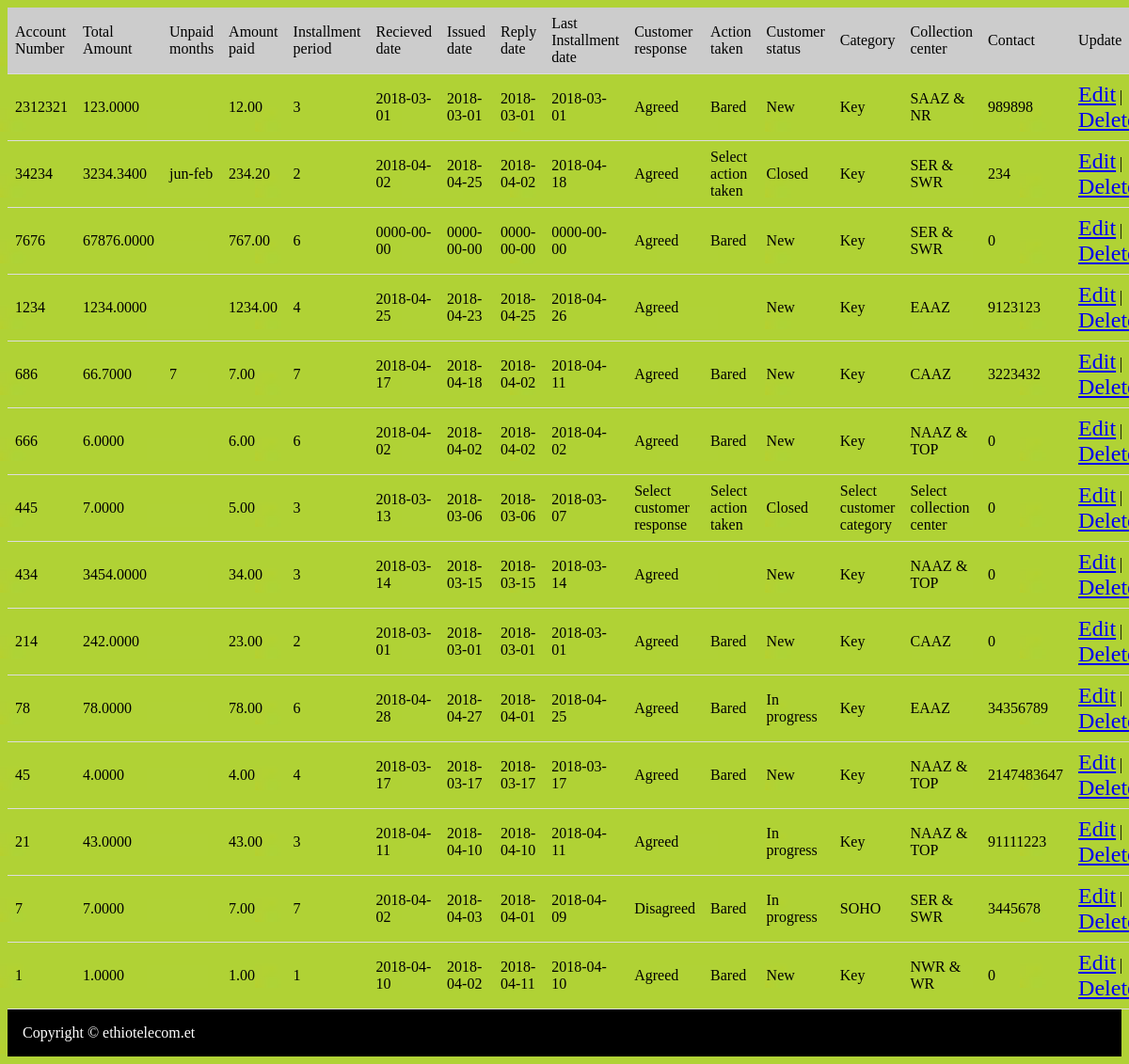
The page /display_account.php (signed in) on the database its author committed.
### tables this page shows
CREATE TABLE IF NOT EXISTS `account` (
  `accountno` int(11) NOT NULL,
  `total_amount` decimal(10,4) NOT NULL,
  `months` varchar(30) NOT NULL,
  `amount_paid` decimal(10,2) NOT NULL,
  `inst_period` int(11) NOT NULL,
  `response_date` date NOT NULL,
  `issue_date` date NOT NULL,
  `reply_date` date NOT NULL,
  `last_date` date NOT NULL,
  `action_taken` varchar(30) NOT NULL,
  `response` varchar(30) NOT NULL,
  `category` varchar(30) NOT NULL,
  `status` varchar(30) NOT NULL,
  `center` varchar(30) NOT NULL,
  `Contact` int(13) NOT NULL,
  `Handler` varchar(50) NOT NULL,
  PRIMARY KEY (`accountno`)
);

### display_account.php (the view, shortened to what this page needs)
<!DOCTYPE html>
<html>
<head>
<link rel="stylesheet" type="text/css" href="style.css">
</head>
<body background="bgimage.png">
	       <?php
include_once("connect.php");
$sql="SELECT * FROM account ORDER BY accountno DESC";
  $result = mysql_query( $sql, $con );
?>
    <table width="100%">
        <tr bgcolor='#CCCCCC'>
            <td>Account Number</td>
            <td>Total Amount</td>
            <td>Unpaid months </td>
            <td>Amount paid </td>
            <td>Installment period </td>
            <td>Recieved date</td>
            <td>Issued date</td>
            <td>Reply date </td>
            <td>Last Installment date</td>
            <td>Customer response</td>
            <td>Action taken </td>
            <td>Customer status</td>
            <td>Category</td>
            <td>Collection center</td>
            <td>Contact</td>
            <td>Update</td>
        </tr>
        <?php
        while($res = mysql_fetch_array($result, MYSQL_ASSOC)) {
            echo "<tr>";
            echo "<td>".$res['accountno']."</td>";
            echo "<td>".$res['total_amount']."</td>";
            echo "<td>".$res['months']."</td>";
            echo "<td>".$res['amount_paid']."</td>";
            echo "<td>".$res['inst_period']."</td>";
            echo "<td>".$res['response_date']."</td>";
            echo "<td>".$res['issue_date']."</td>";
            echo "<td>".$res['reply_date']."</td>";
            echo "<td>".$res['last_date']."</td>";
            echo "<td>".$res['response']."</td>";
            echo "<td>".$res['action_taken']."</td>";
            echo "<td>".$res['status']."</td>";
            echo "<td>".$res['category']."</td>";
            echo "<td>".$res['center']."</td>";
            echo "<td>".$res['Contact']."</td>";
            echo "<td><a href=edit_account.php?acc=".$res['accountno']." target=_blank >Edit</a> | <a href = delete_account.php?acc=".$res['accountno'].
            ">Delete</a></td>";
        }
        ?>
    </table>
<footer>Copyright &copy; ethiotelecom.et</footer>
</body>
</html>

### style.css (style rules this page uses)
body { background-image: url("bgimage.png"); }
menu,header, footer { padding: 1em; color: white; background-color: black; clear: left; text-align: left; }
a { font-size: 24px; }
table { border-collapse: collapse; width: 100%; }
th, td { padding: 8px; text-align: left; border-bottom: 1px solid #ddd; }

### rows shown on the page
account: accountno "2312321", total_amount "123.0000", amount_paid "12.00", inst_period "3", response_date "2018-03-01", issue_date "2018-03-01", reply_date "2018-03-01", last_date "2018-03-01", response "Agreed", action_taken "Bared", status "New", category "Key", center "SAAZ & NR", Contact "989898"
account: accountno "34234", total_amount "3234.3400", months "jun-feb", amount_paid "234.20", inst_period "2", response_date "2018-04-02", issue_date "2018-04-25", reply_date "2018-04-02", last_date "2018-04-18", response "Agreed", action_taken "Select action taken", status "Closed", category "Key", center "SER & SWR", Contact "234"
account: accountno "7676", total_amount "67876.0000", amount_paid "767.00", inst_period "6", response_date "0000-00-00", issue_date "0000-00-00", reply_date "0000-00-00", last_date "0000-00-00", response "Agreed", action_taken "Bared", status "New", category "Key", center "SER & SWR", Contact "0"
account: accountno "1234", total_amount "1234.0000", amount_paid "1234.00", inst_period "4", response_date "2018-04-25", issue_date "2018-04-23", reply_date "2018-04-25", last_date "2018-04-26", response "Agreed", status "New", category "Key", center "EAAZ", Contact "9123123"
account: accountno "686", total_amount "66.7000", months "7", amount_paid "7.00", inst_period "7", response_date "2018-04-17", issue_date "2018-04-18", reply_date "2018-04-02", last_date "2018-04-11", response "Agreed", action_taken "Bared", status "New", category "Key", center "CAAZ", Contact "3223432"
account: accountno "666", total_amount "6.0000", amount_paid "6.00", inst_period "6", response_date "2018-04-02", issue_date "2018-04-02", reply_date "2018-04-02", last_date "2018-04-02", response "Agreed", action_taken "Bared", status "New", category "Key", center "NAAZ & TOP", Contact "0"
account: accountno "445", total_amount "7.0000", amount_paid "5.00", inst_period "3", response_date "2018-03-13", issue_date "2018-03-06", reply_date "2018-03-06", last_date "2018-03-07", response "Select customer response", action_taken "Select action taken", status "Closed", category "Select customer category", center "Select collection center", Contact "0"
account: accountno "434", total_amount "3454.0000", amount_paid "34.00", inst_period "3", response_date "2018-03-14", issue_date "2018-03-15", reply_date "2018-03-15", last_date "2018-03-14", response "Agreed", status "New", category "Key", center "NAAZ & TOP", Contact "0"
account: accountno "214", total_amount "242.0000", amount_paid "23.00", inst_period "2", response_date "2018-03-01", issue_date "2018-03-01", reply_date "2018-03-01", last_date "2018-03-01", response "Agreed", action_taken "Bared", status "New", category "Key", center "CAAZ", Contact "0"
account: accountno "78", total_amount "78.0000", amount_paid "78.00", inst_period "6", response_date "2018-04-28", issue_date "2018-04-27", reply_date "2018-04-01", last_date "2018-04-25", response "Agreed", action_taken "Bared", status "In progress", category "Key", center "EAAZ", Contact "34356789"
account: accountno "45", total_amount "4.0000", amount_paid "4.00", inst_period "4", response_date "2018-03-17", issue_date "2018-03-17", reply_date "2018-03-17", last_date "2018-03-17", response "Agreed", action_taken "Bared", status "New", category "Key", center "NAAZ & TOP", Contact "2147483647"
account: accountno "21", total_amount "43.0000", amount_paid "43.00", inst_period "3", response_date "2018-04-11", issue_date "2018-04-10", reply_date "2018-04-10", last_date "2018-04-11", response "Agreed", status "In progress", category "Key", center "NAAZ & TOP", Contact "91111223"
account: accountno "7", total_amount "7.0000", amount_paid "7.00", inst_period "7", response_date "2018-04-02", issue_date "2018-04-03", reply_date "2018-04-01", last_date "2018-04-09", response "Disagreed", action_taken "Bared", status "In progress", category "SOHO", center "SER & SWR", Contact "3445678"
account: accountno "1", total_amount "1.0000", amount_paid "1.00", inst_period "1", response_date "2018-04-10", issue_date "2018-04-02", reply_date "2018-04-11", last_date "2018-04-10", response "Agreed", action_taken "Bared", status "New", category "Key", center "NWR & WR", Contact "0"
